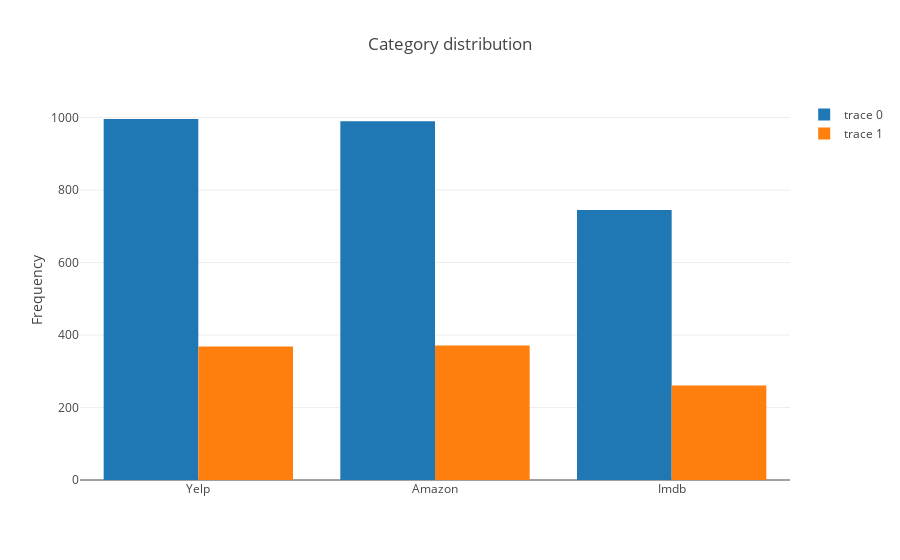

The notebook cell this image was saved under:
### Code cell
trace1 = {
    "x":list(X_category_counts[0]),
    "y":list(X_category_counts[1]),
    "type": "bar"
}
trace2 = {
    "x":list(X_sample_category_counts[0]),
    "y":list(X_sample_category_counts[1]),
    "type": "bar"
}

data = go.Data([trace1, trace2])
layout = {
    "title": "Category distribution",
    "yaxis": {"title": "Frequency"}
}

fig = go.Figure(data=data, layout=layout)
offline.iplot(fig, filename='grouped-bar')

### Figure 1 — Plotly figure (JSON) as saved in the notebook; plotly's stock layout.template omitted (floating-point values rounded to 4 significant figures)
{"data": [{"type": "bar", "x": ["Yelp", "Amazon", "Imdb"], "y": [996, 990, 745]}, {"type": "bar", "x": ["Amazon", "Yelp", "Imdb"], "y": [371, 368, 261]}], "layout": {"title": "Category distribution", "yaxis": {"title": "Frequency"}}}
